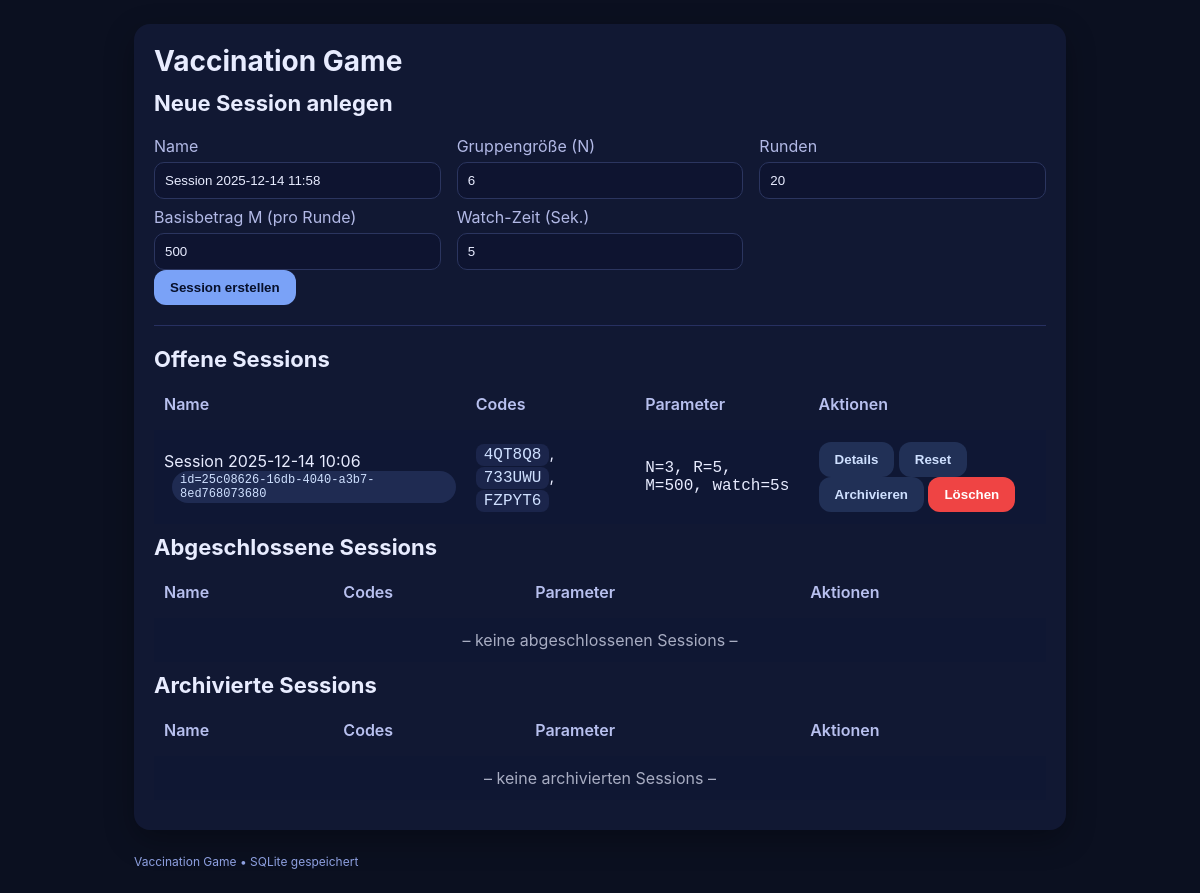
/admin (signed in), run on the app's committed database.
### tables this page shows
CREATE TABLE participants (
        id TEXT PRIMARY KEY, session_id TEXT, code TEXT UNIQUE, theta REAL, lambda REAL, alias TEXT,
        joined INTEGER DEFAULT 0, current_round INTEGER DEFAULT 1, balance REAL DEFAULT 0, created_at TEXT, completed INTEGER DEFAULT 0, join_number INTEGER, ptype INTEGER);

### app.py (the view, shortened to what this page needs)
@app.route("/admin", methods=["GET", "POST"])
def admin():
    if not require_admin():
        return redirect(url_for("admin_login"))
    con = db()
    rows = con.execute("SELECT * FROM sessions ORDER BY created_at DESC").fetchall()
    sessions_active, sessions_done, sessions_arch = [], [], []
    for s in rows:
        ps = con.execute("SELECT code FROM participants WHERE session_id=?", (s["id"],)).fetchall()
        sdict = {**dict(s), "participants": [dict(p) for p in ps]}
        if s["archived"]:
            sessions_arch.append(sdict)
        else:
            if _session_done(con, s["id"]):
                sessions_done.append(sdict)
            else:
                sessions_active.append(sdict)
    now = datetime.datetime.now().strftime("%Y-%m-%d %H:%M")
    return render_template(
        "admin.html",
        sessions_active=sessions_active,
        sessions_done=sessions_done,
        sessions_arch=sessions_arch,
        now=now,
        admin_tab_guard=True
    )

### app.py (called while the page is built)
def _connect_sqlite():
    c = sqlite3.connect(DB_PATH, check_same_thread=False)
    c.row_factory = sqlite3.Row
    c.execute("PRAGMA journal_mode=WAL;")
    c.execute("PRAGMA busy_timeout=8000;")
    c.execute("PRAGMA foreign_keys=ON;")
    return c

def db():
    if not has_app_context():
        return _connect_sqlite()
    if "db" not in g:
        g.db = _connect_sqlite()
    return g.db

@app.before_request
def load_participant():
    pid = flask_session.get("participant_id")
    g.participant = None
    if pid:
        con = db()
        g.participant = con.execute("SELECT * FROM participants WHERE id=?", (pid,)).fetchone()

def require_admin():
    return bool(flask_session.get("admin_ok"))

def _session_done(con, sid):
    row = con.execute("SELECT group_size, rounds FROM sessions WHERE id=?", (sid,)).fetchone()
    if not row:
        return False
    grp = row["group_size"]
    rmax = row["rounds"]
    cnt = con.execute(
        "SELECT COUNT(*) c FROM participants WHERE session_id=? AND current_round > ?",
        (sid, rmax)
    ).fetchone()["c"]
    return cnt >= grp

### templates/admin.html (shortened to what this page needs)
{% extends "base.html" %}
{% block content %}
<h2>Neue Session anlegen</h2>
<form method="post">
  <div class="grid grid-3">
    <div>
      <label>Name</label>
      <input type="text" name="name" value="Session {{ now }}" required>
    </div>
    <div>
      <label>Gruppengröße (N)</label>
      <input type="number" name="group_size" value="6" min="1" max="20" required>
    </div>
    <div>
      <label>Runden</label>
      <input type="number" name="rounds" value="20" min="1" max="200" required>
    </div>
  </div>
  <div class="grid grid-3">
    <div>
      <label>Basisbetrag M (pro Runde)</label>
      <input type="number" name="base_payout" value="500" step="1" required>
    </div>
    <div>
      <label>Watch-Zeit (Sek.)</label>
      <input type="number" name="watch_time" value="5" step="1" min="1" required>
    </div>
    <div></div>
  </div>
  <button type="submit">Session erstellen</button>
</form>
<hr>
<h2>Offene Sessions</h2>
<table class="table">
  <tr><th>Name</th><th>Codes</th><th>Parameter</th><th>Aktionen</th></tr>
  {% for s in sessions_active %}
    <tr>
      <td>
        {{ s['name'] }}
        <div class="badge mono">id={{ s['id'] }}</div>
      </td>
      <td>
        {% for p in s['participants'] %}
          <span class="kbd mono">{{ p['code'] }}</span>{% if not loop.last %}, {% endif %}
        {% endfor %}
      </td>
      <td class="mono">
        N={{ s['group_size'] }}, R={{ s['rounds'] }}, M={{ '%.0f'|format(s['starting_balance']) }}, watch={{ s['watch_time'] }}s
      </td>
      <td>
        <a href="/admin/session/{{ s['id'] }}"><button class="secondary">Details</button></a>
        <form method="post" action="/admin/reset_session" style="display:inline"
              onsubmit="return confirm('Session wirklich RESETTEN? Entscheidungen werden gelöscht, Spieler starten in Runde 1.');">
          <button class="secondary">Reset</button>
        </form>
        <form method="post" action="/admin/archive_session" style="display:inline"
              onsubmit="return confirm('Session ARCHIVIEREN und beenden? Alle Daten ins Archiv kopieren.');">
          <button class="secondary">Archivieren</button>
        </form>
        <form method="post" action="/admin/delete_session" style="display:inline"
              onsubmit="return confirm('Session LÖSCHEN? Nicht rückgängig!');">
          <button style="background:#ef4444;color:white;border-radius:12px;padding:10px 16px;border:0">Löschen</button>
        </form>
      </td>
    </tr>
  {% else %}
    <tr><td colspan="4" class="center" style="opacity:.7">– keine offenen Sessions –</td></tr>
  {% endfor %}
</table>
<h2>Abgeschlossene Sessions</h2>
<table class="table">
  <tr><th>Name</th><th>Codes</th><th>Parameter</th><th>Aktionen</th></tr>
  {% for s in sessions_done %}
    <tr>
      <td>
        {{ s['name'] }}
        <div class="badge mono">id={{ s['id'] }}</div>
      </td>
      <td>
        {% for p in s['participants'] %}
          <span class="kbd mono">{{ p['code'] }}</span>{% if not loop.last %}, {% endif %}
        {% endfor %}
      </td>
      <td class="mono">
        N={{ s['group_size'] }}, R={{ s['rounds'] }}, M={{ '%.0f'|format(s['starting_balance']) }}, watch={{ s['watch_time'] }}s
      </td>
      <td>
        <a href="/admin/session/{{ s['id'] }}"><button class="secondary">Details</button></a>
        <form method="post" action="/admin/archive_session" style="display:inline"
              onsubmit="return confirm('Session ARCHIVIEREN und beenden? Alle Daten ins Archiv kopieren.');">
          <input type="hidden" name="session_id" value="{{ s['id'] }}">
          <button class="secondary">Archivieren</button>
        </form>
        <form method="post" action="/admin/delete_session" style="display:inline"
              onsubmit="return confirm('Session LÖSCHEN? Nicht rückgängig!');">
          <input type="hidden" name="session_id" value="{{ s['id'] }}">
          <button style="background:#ef4444;color:white;border-radius:12px;padding:10px 16px;border:0">Löschen</button>
        </form>
      </td>
    </tr>
  {% else %}
    <tr><td colspan="4" class="center" style="opacity:.7">– keine abgeschlossenen Sessions –</td></tr>
  {% endfor %}
</table>
<h2>Archivierte Sessions</h2>
<table class="table">
  <tr><th>Name</th><th>Codes</th><th>Parameter</th><th>Aktionen</th></tr>
  {% for s in sessions_arch %}
    <tr>
      <td>
        {{ s['name'] }}
        <div class="badge mono">id={{ s['id'] }}</div>
        <div class="badge" style="background:#1b3a2a">archiviert</div>
      </td>
      <td>
        {% for p in s['participants'] %}
          <span class="kbd mono">{{ p['code'] }}</span>{% if not loop.last %}, {% endif %}
        {% endfor %}
      </td>
      <td class="mono">
        N={{ s['group_size'] }}, R={{ s['rounds'] }}, M={{ '%.0f'|format(s['starting_balance']) }}, watch={{ s['watch_time'] }}s
      </td>
      <td>
        <a href="/admin/session/{{ s['id'] }}"><button class="secondary">Details</button></a>
        <form method="post" action="/admin/delete_session" style="display:inline"
              onsubmit="return confirm('Archivierte Session LÖSCHEN? Nicht rückgängig!');">
          <input type="hidden" name="session_id" value="{{ s['id'] }}">
          <button style="background:#ef4444;color:white;border-radius:12px;padding:10px 16px;border:0">Löschen</button>
        </form>
      </td>
    </tr>
  {% else %}
    <tr><td colspan="4" class="center" style="opacity:.7">– keine archivierten Sessions –</td></tr>
  {% endfor %}
</table>
{% endblock %}

### templates/base.html (shortened to what this page needs)
<!doctype html>
<html lang="de">
  <head>
    <link rel="stylesheet" href="{{ url_for('static', filename='style.css') }}">
  </head>
  <body>
    <div class="container">
      <div class="card">
        <h1>{{ title or "Vaccination Game" }}</h1>
        {% block content %}{% endblock %}
      </div>
      <footer>Vaccination Game • SQLite gespeichert</footer>
    </div>
  </body>
</html>

### static/style.css (style rules this page uses)
:root { --bg:#0b1020;--card:#111833;--ink:#e8ecff;--muted:#b2b9e6;--accent:#7aa2f7;--ok:#32d583;--warn:#f59f00;--bad:#ef4444 }
* { box-sizing:border-box }
body { margin:0;font-family:Inter,ui-sans-serif,system-ui,-apple-system; background:var(--bg); color:var(--ink) }
.container { max-width:980px;margin:0 auto;padding:24px }
.card { background:var(--card);border-radius:16px;padding:20px;box-shadow:0 10px 30px rgba(0,0,0,.3) }
h1,h2,h3 { margin:0 0 12px }
h1 { font-size:28px }
h2 { font-size:22px }
label { display:block;margin:8px 0 6px;color:var(--muted) }
input[type=text],input[type=number],input[type=password],select { width:100%;padding:10px;border-radius:10px;border:1px solid #2b355f;background:#0e1430;color:#e8ecff }
button { padding:10px 16px;border-radius:12px;border:0;background:var(--accent);color:#07102b;cursor:pointer;font-weight:600 }
button.secondary { background:#213056;color:#cfe0ff }
.grid { display:grid;gap:16px }
.grid-3 { grid-template-columns:repeat(3,1fr) }
.kbd { display:inline-block;border-radius:8px;padding:2px 8px;background:#1b254b;color:#cfe0ff }
.badge { display:inline-block;padding:2px 8px;border-radius:999px;font-size:12px;background:#1f2b52;color:#cfe0ff;margin-left:8px }
.table { width:100%;border-collapse:separate;border-spacing:0 10px }
.table th { color:#b8c0ef;text-align:left;font-weight:600;padding:0 10px 6px }
.table td { background:#0f1734;padding:12px 10px }
.center { text-align:center }
.mono { font-family:ui-monospace, SFMono-Regular, Menlo, Monaco, Consolas, 'Liberation Mono' }
hr { border:none;border-top:1px solid #273061;margin:20px 0 }
footer { margin-top:24px;color:#8ea0e0;font-size:12px }
a { color:#a1c4ff }

### data on the page
participants: code "4QT8Q8"
participants: code "733UWU"
participants: code "FZPYT6"

### other printed values
{{ title or "Vaccination Game" }} "Vaccination Game"
{{ s['name'] }} "Session 2025-12-14 10:06"
{{ s['id'] }} "25c08626-16db-4040-a3b7-8ed768073680"
{{ s['group_size'] }} "3"
{{ s['rounds'] }} "5"
{{ '%.0f'|format(s['starting_balance']) }} "500"
{{ s['watch_time'] }} "5"
